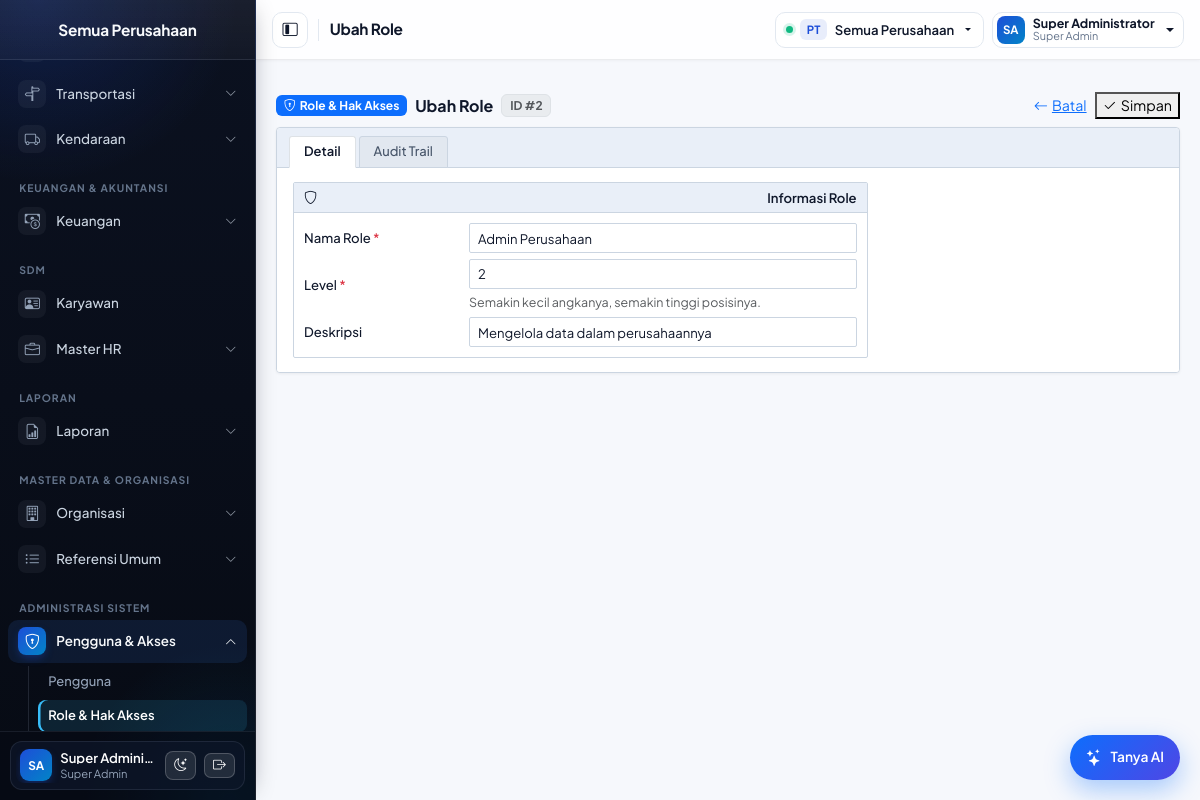
The page /pages/roles/form.php?id=2 (signed in) on the database its author committed.
### tables this page shows
CREATE TABLE `roles` (
  `id` INT(11) NOT NULL AUTO_INCREMENT,
  `name` VARCHAR(50) NOT NULL,
  `description` VARCHAR(255) DEFAULT NULL,
  `level` INT(11) NOT NULL DEFAULT 0,
  `created_date` DATETIME NOT NULL DEFAULT CURRENT_TIMESTAMP,
  PRIMARY KEY (`id`),
  UNIQUE KEY `uq_roles_name` (`name`)
);

### config/database.php (called while the page is built, shortened)
<?php
function db(): mysqli
{
    static $conn = null;
    if ($conn instanceof mysqli) {
        return $conn;
    }
    try {
        $conn = new mysqli(DB_HOST, DB_USER, DB_PASS, DB_NAME);
        $conn->set_charset('utf8mb4');
    } catch (mysqli_sql_exception $e) {
        http_response_code(500);
        error_log('DB connection failed: ' . $e->getMessage());
        exit('Koneksi database gagal. Periksa konfigurasi.');
    }
    return $conn;
}

### pages/roles/_helpers.php (called while the page is built, shortened)
<?php
function role_find(int $id): ?array
{
    $st = db()->prepare('SELECT id, name, description, level FROM roles WHERE id = ?');
    $st->bind_param('i', $id);
    $st->execute();
    $row = $st->get_result()->fetch_assoc();
    return $row ?: null;
}
function role_is_super(array $role): bool
{
    return $role['name'] === ROLE_SUPER_ADMIN;
}

### includes/auth.php (called while the page is built, shortened)
<?php
function active_company_id(): ?int
{
    $id = $_SESSION['company_id'] ?? null;
    return $id === null ? null : (int) $id;
}

### pages/roles/form.php (the view, shortened to what this page needs)
<?php
require_once __DIR__ . '/../../config/config.php';
require_once __DIR__ . '/_helpers.php';
$id  = (int) ($_GET['id'] ?? $_POST['id'] ?? 0);
$is_super = false;
if ($id > 0) {
    $found = role_find($id);
    $row = $found;
    $is_super = role_is_super($row);
}
$title  = $id > 0 ? 'Ubah Role' : 'Tambah Role';
require __DIR__ . '/../../includes/header.php';
?>
<main class="p-2 p-md-3">
    <?= ui_erp_toolbar(
        'Role & Hak Akses',
        'shield-lock',
        $title,
        $is_super ? [['text' => 'Super Admin', 'class' => 'bg-warning-subtle text-warning']] : ($id > 0 ? ['ID #' . $id] : []),
        [
            ['label' => 'Batal', 'icon' => 'arrow-left', 'href' => APP_URL . '/pages/roles/index.php', 'class' => 'btn-outline-secondary'],
            ['label' => 'Simpan', 'icon' => 'check2', 'type' => 'submit', 'form' => 'formRole', 'class' => 'btn-primary'],
        ]
    ) ?>
    <form method="post" action="<?= e(APP_URL) ?>/pages/roles/form.php<?= $id > 0 ? '?id=' . $id : '' ?>" id="formRole">
        <div class="erp-window-card">
            <ul class="nav nav-tabs erp-sub-tabs" role="tablist">
                <li class="nav-item" role="presentation">
                    <button class="nav-link active" id="tab-role-detail" data-bs-toggle="tab" data-bs-target="#pane-role-detail" type="button" role="tab">Detail</button>
                </li>
                <?php if ($id > 0): ?>
                    <li class="nav-item" role="presentation">
                        <button class="nav-link" id="tab-role-audit" data-bs-toggle="tab" data-bs-target="#pane-role-audit" type="button" role="tab">Audit Trail</button>
                    </li>
                <?php endif; ?>
            </ul>
            <div class="erp-content-body tab-content">
                <div class="tab-pane fade show active" id="pane-role-detail" role="tabpanel">
                    <div class="row g-3">
                        <div class="col-lg-8">
                            <div class="rnt-panel mb-0">
                                <div class="rnt-panel-header"><i class="bi bi-shield"></i> Informasi Role</div>
                                <div class="rnt-panel-body">
                                    <div class="rnt-row<?= $is_super ? ' rnt-row-top' : '' ?>">
                                        <div class="rnt-label">Nama Role <span class="text-danger">*</span></div>
                                        <div class="rnt-field">
                                            <input class="form-control form-control-sm" id="name" name="name" maxlength="50" required
                                                   value="<?= e($row['name']) ?>" <?= $is_super ? 'readonly' : '' ?>>
                                        </div>
                                    </div>
                                    <div class="rnt-row rnt-row-top">
                                        <div class="rnt-label">Level <span class="text-danger">*</span></div>
                                        <div class="rnt-field">
                                            <input class="form-control form-control-sm" type="number" id="level" name="level" min="0" max="999" required value="<?= (int) $row['level'] ?>">
                                            <div class="form-text small">Semakin kecil angkanya, semakin tinggi posisinya.</div>
                                        </div>
                                    </div>
                                    <div class="rnt-row">
                                        <div class="rnt-label">Deskripsi</div>
                                        <div class="rnt-field">
                                            <input class="form-control form-control-sm" id="description" name="description" maxlength="255" value="<?= e($row['description'] ?? '') ?>">
                                        </div>
                                    </div>
                                </div>
                            </div>
                        </div>
                    </div>
                </div>
            </div>
        </div>
    </form>
</main>
<?php require __DIR__ . '/../../includes/footer.php'; ?>

### rows shown on the page
roles: name "Admin Perusahaan", level "2", description "Mengelola data dalam perusahaannya"

### other values the page prints
$sidebarCompanyName "Semua Perusahaan"
$m['label'] "Transportasi"
$m['label'] "Kendaraan"
$sec "KEUANGAN & AKUNTANSI"
$m['label'] "Keuangan"
$sec "SDM"
$m['label'] "Karyawan"
$m['label'] "Master HR"
$sec "LAPORAN"
$m['label'] "Laporan"
$sec "MASTER DATA & ORGANISASI"
$m['label'] "Organisasi"
$m['label'] "Referensi Umum"
$sec "ADMINISTRASI SISTEM"
$m['label'] "Pengguna & Akses"
